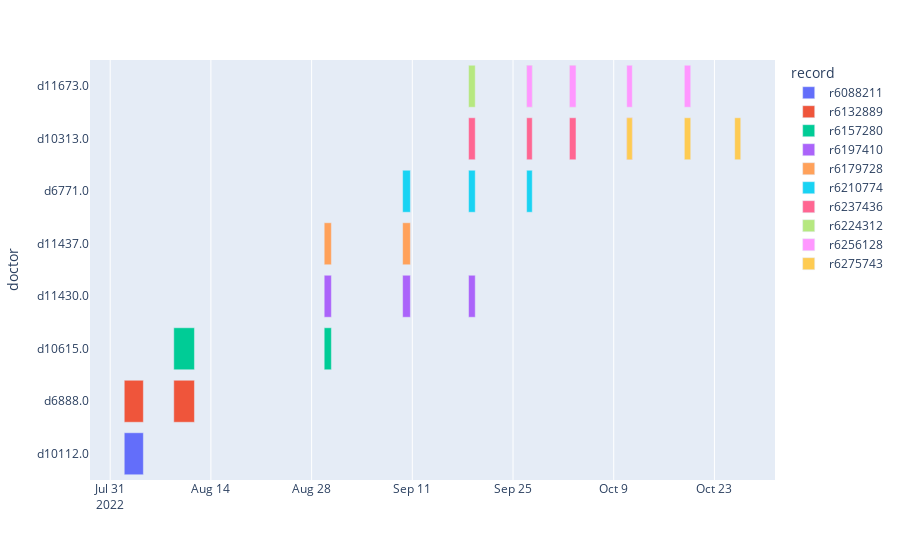

This figure's notebook cell:
### Code cell
fig = px.timeline(smol, x_start="Admission_Entry_Date", x_end="Release_Date",
                  color ="record", y="doctor")
fig

### Figure 1 — Plotly figure (JSON) as saved in the notebook; plotly's stock layout.template omitted (floating-point values rounded to 4 significant figures)
{"data": [{"alignmentgroup": "True", "base": ["2022-08-01 22:52:50.827"], "hovertemplate": "record=r6088211<br>Admission_Entry_Date=%{base}<br>Release_Date=%{x}<br>doctor=%{y}<extra></extra>", "legendgroup": "r6088211", "marker": {"color": "#636efa", "pattern": {"shape": ""}}, "name": "r6088211", "offsetgroup": "r6088211", "orientation": "h", "showlegend": true, "textposition": "auto", "type": "bar", "x": [229569173], "xaxis": "x", "y": ["d10112.0"], "yaxis": "y"}, {"alignmentgroup": "True", "base": ["2022-08-01 22:52:50.827", "2022-08-08 20:05:26.163"], "hovertemplate": "record=r6132889<br>Admission_Entry_Date=%{base}<br>Release_Date=%{x}<br>doctor=%{y}<extra></extra>", "legendgroup": "r6132889", "marker": {"color": "#EF553B", "pattern": {"shape": ""}}, "name": "r6132889", "offsetgroup": "r6132889", "orientation": "h", "showlegend": true, "textposition": "auto", "type": "bar", "x": [229569173, 248433837], "xaxis": "x", "y": ["d6888.0", "d6888.0"], "yaxis": "y"}, {"alignmentgroup": "True", "base": ["2022-08-08 20:05:26.163", "2022-08-29 18:01:25.217"], "hovertemplate": "record=r6157280<br>Admission_Entry_Date=%{base}<br>Release_Date=%{x}<br>doctor=%{y}<extra></extra>", "legendgroup": "r6157280", "marker": {"color": "#00cc96", "pattern": {"shape": ""}}, "name": "r6157280", "offsetgroup": "r6157280", "orientation": "h", "showlegend": true, "textposition": "auto", "type": "bar", "x": [248433837, 86314783], "xaxis": "x", "y": ["d10615.0", "d10615.0"], "yaxis": "y"}, {"alignmentgroup": "True", "base": ["2022-08-29 18:01:25.217", "2022-09-09 15:43:25.897", "2022-09-18 19:41:58.880"], "hovertemplate": "record=r6197410<br>Admission_Entry_Date=%{base}<br>Release_Date=%{x}<br>doctor=%{y}<extra></extra>", "legendgroup": "r6197410", "marker": {"color": "#ab63fa", "pattern": {"shape": ""}}, "name": "r6197410", "offsetgroup": "r6197410", "orientation": "h", "showlegend": true, "textposition": "auto", "type": "bar", "x": [86314783, 93154103, 80101120], "xaxis": "x", "y": ["d11430.0", "d11430.0", "d11430.0"], "yaxis": "y"}, {"alignmentgroup": "True", "base": ["2022-08-29 18:01:25.217", "2022-09-09 15:43:25.897"], "hovertemplate": "record=r6179728<br>Admission_Entry_Date=%{base}<br>Release_Date=%{x}<br>doctor=%{y}<extra></extra>", "legendgroup": "r6179728", "marker": {"color": "#FFA15A", "pattern": {"shape": ""}}, "name": "r6179728", "offsetgroup": "r6179728", "orientation": "h", "showlegend": true, "textposition": "auto", "type": "bar", "x": [86314783, 93154103], "xaxis": "x", "y": ["d11437.0", "d11437.0"], "yaxis": "y"}, {"alignmentgroup": "True", "base": ["2022-09-09 15:43:25.897", "2022-09-18 19:41:58.880", "2022-09-26 21:24:30.497"], "hovertemplate": "record=r6210774<br>Admission_Entry_Date=%{base}<br>Release_Date=%{x}<br>doctor=%{y}<extra></extra>", "legendgroup": "r6210774", "marker": {"color": "#19d3f3", "pattern": {"shape": ""}}, "name": "r6210774", "offsetgroup": "r6210774", "orientation": "h", "showlegend": true, "textposition": "auto", "type": "bar", "x": [93154103, 80101120, 67709503], "xaxis": "x", "y": ["d6771.0", "d6771.0", "d6771.0"], "yaxis": "y"}, {"alignmentgroup": "True", "base": ["2022-09-18 19:41:58.880", "2022-09-26 21:24:30.497", "2022-10-02 20:11:37.720", "2022-10-10 19:22:26.373"], "hovertemplate": "record=r6237436<br>Admission_Entry_Date=%{base}<br>Release_Date=%{x}<br>doctor=%{y}<extra></extra>", "legendgroup": "r6237436", "marker": {"color": "#FF6692", "pattern": {"shape": ""}}, "name": "r6237436", "offsetgroup": "r6237436", "orientation": "h", "showlegend": true, "textposition": "auto", "type": "bar", "x": [80101120, 67709503, 78742280, 67053627], "xaxis": "x", "y": ["d10313.0", "d10313.0", "d10313.0", "d10313.0"], "yaxis": "y"}, {"alignmentgroup": "True", "base": ["2022-09-18 19:41:58.880", "2022-09-26 21:24:30.497", "2022-10-02 20:11:37.720"], "hovertemplate": "record=r6224312<br>Admission_Entry_Date=%{base}<br>Release_Date=%{x}<br>doctor=%{y}<extra></extra>", "legendgroup": "r6224312", "marker": {"color": "#B6E880", "pattern": {"shape": ""}}, "name": "r6224312", "offsetgroup": "r6224312", "orientation": "h", "showlegend": true, "textposition": "auto", "type": "bar", "x": [80101120, 67709503, 78742280], "xaxis": "x", "y": ["d11673.0", "d11673.0", "d11673.0"], "yaxis": "y"}, {"alignmentgroup": "True", "base": ["2022-09-26 21:24:30.497", "2022-10-02 20:11:37.720", "2022-10-10 19:22:26.373", "2022-10-18 19:33:16.030"], "hovertemplate": "record=r6256128<br>Admission_Entry_Date=%{base}<br>Release_Date=%{x}<br>doctor=%{y}<extra></extra>", "legendgroup": "r6256128", "marker": {"color": "#FF97FF", "pattern": {"shape": ""}}, "name": "r6256128", "offsetgroup": "r6256128", "orientation": "h", "showlegend": true, "textposition": "auto", "type": "bar", "x": [67709503, 78742280, 67053627, 77083970], "xaxis": "x", "y": ["d11673.0", "d11673.0", "d11673.0", "d11673.0"], "yaxis": "y"}, {"alignmentgroup": "True", "base": ["2022-10-10 19:22:26.373", "2022-10-18 19:33:16.030", "2022-10-25 19:36:20.147"], "hovertemplate": "record=r6275743<br>Admission_Entry_Date=%{base}<br>Release_Date=%{x}<br>doctor=%{y}<extra></extra>", "legendgroup": "r6275743", "marker": {"color": "#FECB52", "pattern": {"shape": ""}}, "name": "r6275743", "offsetgroup": "r6275743", "orientation": "h", "showlegend": true, "textposition": "auto", "type": "bar", "x": [67053627, 77083970, 72819853], "xaxis": "x", "y": ["d10313.0", "d10313.0", "d10313.0"], "yaxis": "y"}], "layout": {"barmode": "overlay", "legend": {"title": {"text": "record"}, "tracegroupgap": 0}, "margin": {"t": 60}, "xaxis": {"anchor": "y", "domain": [0, 1], "type": "date"}, "yaxis": {"anchor": "x", "domain": [0, 1], "title": {"text": "doctor"}}}}
